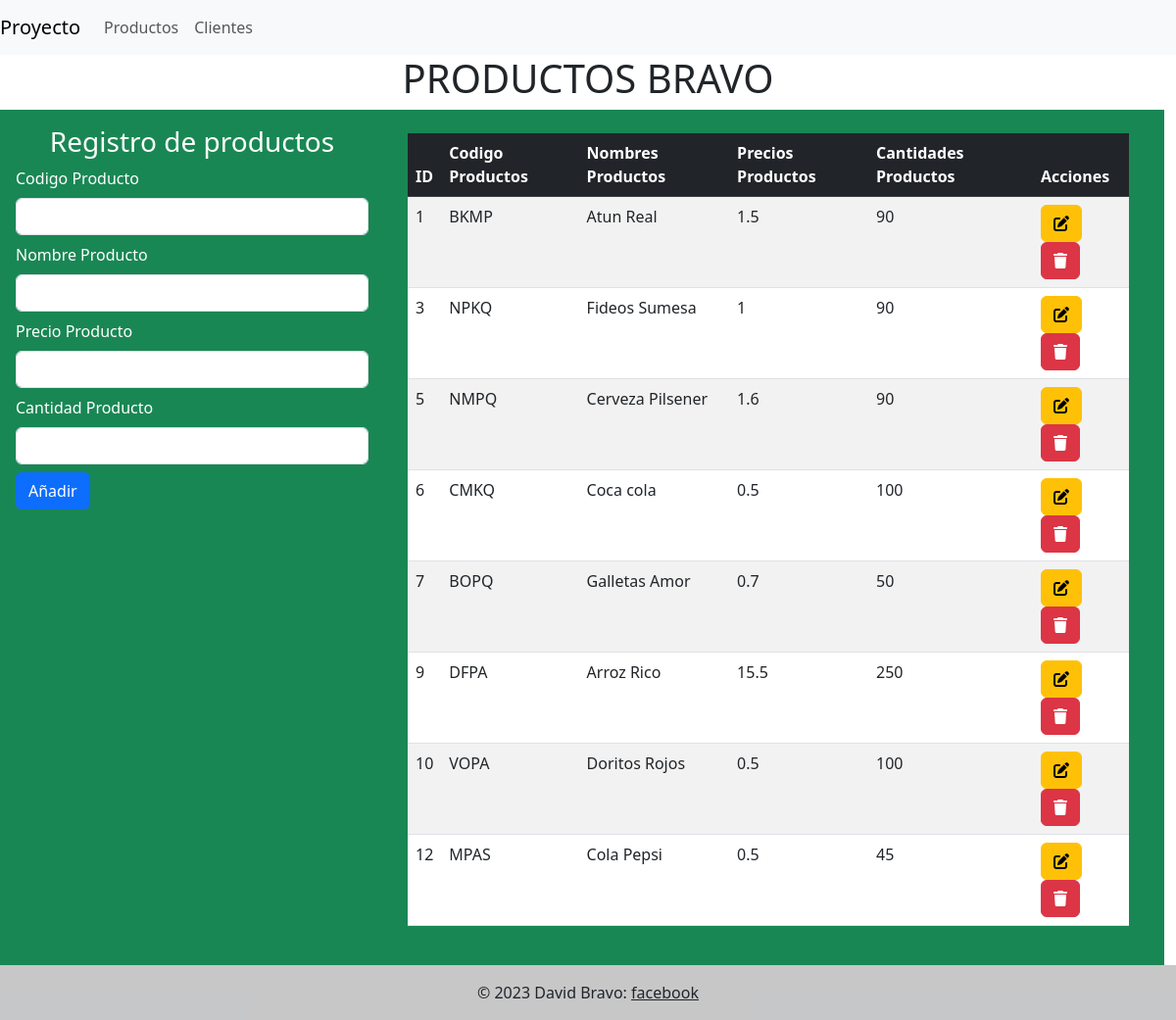
The page / on the database its author committed.
### tables this page shows
CREATE TABLE `productos` (
  `idproductos` int(11) NOT NULL,
  `codigo_producto` varchar(45) NOT NULL,
  `nombre_producto` varchar(45) NOT NULL,
  `precio_producto` float NOT NULL,
  `cantidad_producto` int(11) NOT NULL
);

### index.php (the view, shortened to what this page needs)
<!DOCTYPE html>
<html lang="en">
<head>
    <link href="https://cdn.jsdelivr.net/npm/bootstrap@5.3.0/dist/css/bootstrap.min.css" rel="stylesheet">
</head>
<nav class="navbar navbar-expand-lg navbar-light bg-light">
  <a class="navbar-brand" href="#">Proyecto</a>
  <div class="collapse navbar-collapse" id="navbarNav">
    <ul class="navbar-nav">
      <li class="nav-item">
        <a class="nav-link" href="index.php">Productos</a>
      </li>
      <li class="nav-item">
        <a class="nav-link" href="indexclientes.php">Clientes</a>
      </li>
    </ul>
  </div>
</nav>
<body>
    <h1 class="text-center">PRODUCTOS BRAVO</h1>
    <div class="container-fluid bg-success text-white row">
        <form class="col-4 p-3" method="POST">
            <h3 class="text-center">Registro de productos</h3>
            <div class="mb-2">
                <label for="exampleInputEmail1" class="form-label">Codigo Producto</label>
                <input type="text" class="form-control" name="codigo">
            </div>
            <div class="mb-2">
                <label for="exampleInputEmail1" class="form-label">Nombre Producto</label>
                <input type="text" class="form-control" name="nombre">
            </div>
            <div class="mb-2">
                <label for="exampleInputEmail1" class="form-label">Precio Producto</label>
                <input type="text" class="form-control" name="precio">
            </div>
            <div class="mb-2">
                <label for="exampleInputEmail1" class="form-label">Cantidad Producto</label>
                <input type="text" class="form-control" name="cantidad">
            </div>
            <button type="submit" class="btn btn-primary" name="btnAñadir" value="ok">Añadir</button>
        </form>
        <div class="col-8 p-4">
            <table class="table table-striped">
                <thead class="table-dark">
                    <tr>
                        <th>ID</th>
                        <th>Codigo Productos</th>
                        <th>Nombres Productos</th>
                        <th>Precios Productos</th>
                        <th>Cantidades Productos</th>
                        <th>Acciones</th>
                    </tr>
                </thead>
                <tbody>
                    <?php
                    include "modelo/conexion.php";
                    $sql=$conexion->query("select *from productos");
                    while($datos=$sql->fetch_object()){?>
                    <tr>
                        <td><?= $datos->idproductos ?></td>
                        <td><?= $datos->codigo_producto ?></td>
                        <td><?= $datos->nombre_producto ?></td>
                        <td><?= $datos->precio_producto ?></td>
                        <td><?= $datos->cantidad_producto ?></td>
                        <td>
                            <a href="modificar_producto.php?id=<?= $datos->idproductos ?> " class="btn btn-warning"><i class="fa-solid fa-pen-to-square"></i></a>
                            <a onclick="return eliminar()" href="index.php?id=<?= $datos->idproductos ?> " class="btn btn-danger"><i class="fa-solid fa-trash"></i></a>
                        </td>
                    </tr>
                    <?php }
                    ?>
                </tbody>
            </table>
        </div>
    </div>
</body>
<footer class="bg-light text-center text-lg-start">
  <div class="text-center p-3" style="background-color: rgba(0, 0, 0, 0.2);">
    © 2023 David Bravo:
    <a class="text-dark" href="https://www.facebook.com/profile.php?id=100012387318939">facebook</a>
  </div>
</footer>
</html>

### rows shown on the page
productos: idproductos "1", codigo_producto "BKMP", nombre_producto "Atun Real", precio_producto "1.5", cantidad_producto "90"
productos: idproductos "3", codigo_producto "NPKQ", nombre_producto "Fideos Sumesa", precio_producto "1", cantidad_producto "90"
productos: idproductos "5", codigo_producto "NMPQ", nombre_producto "Cerveza Pilsener", precio_producto "1.6", cantidad_producto "90"
productos: idproductos "6", codigo_producto "CMKQ", nombre_producto "Coca cola", precio_producto "0.5", cantidad_producto "100"
productos: idproductos "7", codigo_producto "BOPQ", nombre_producto "Galletas Amor", precio_producto "0.7", cantidad_producto "50"
productos: idproductos "9", codigo_producto "DFPA", nombre_producto "Arroz Rico", precio_producto "15.5", cantidad_producto "250"
productos: idproductos "10", codigo_producto "VOPA", nombre_producto "Doritos Rojos", precio_producto "0.5", cantidad_producto "100"
productos: idproductos "12", codigo_producto "MPAS", nombre_producto "Cola Pepsi", precio_producto "0.5", cantidad_producto "45"
